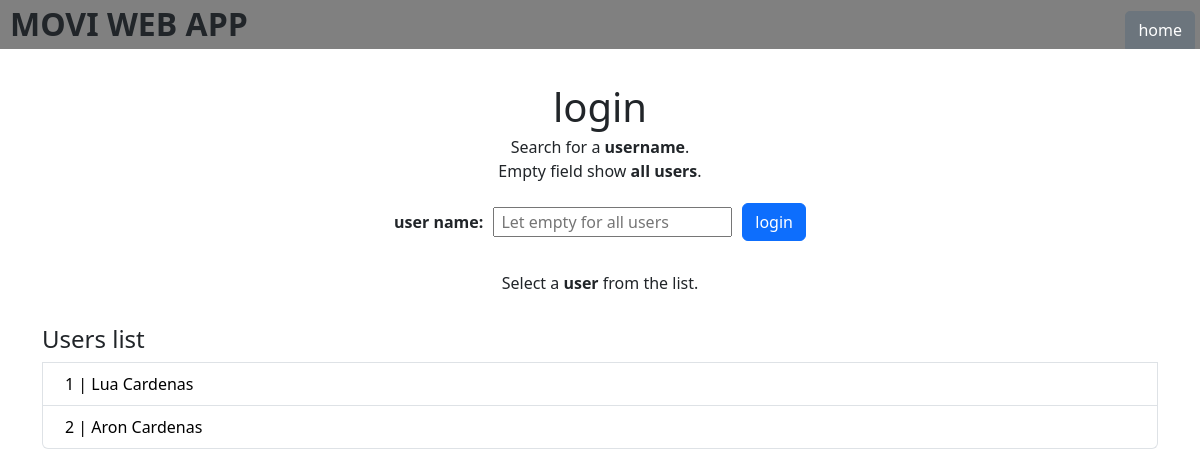
/users, run on an earlier commit of the app's database.
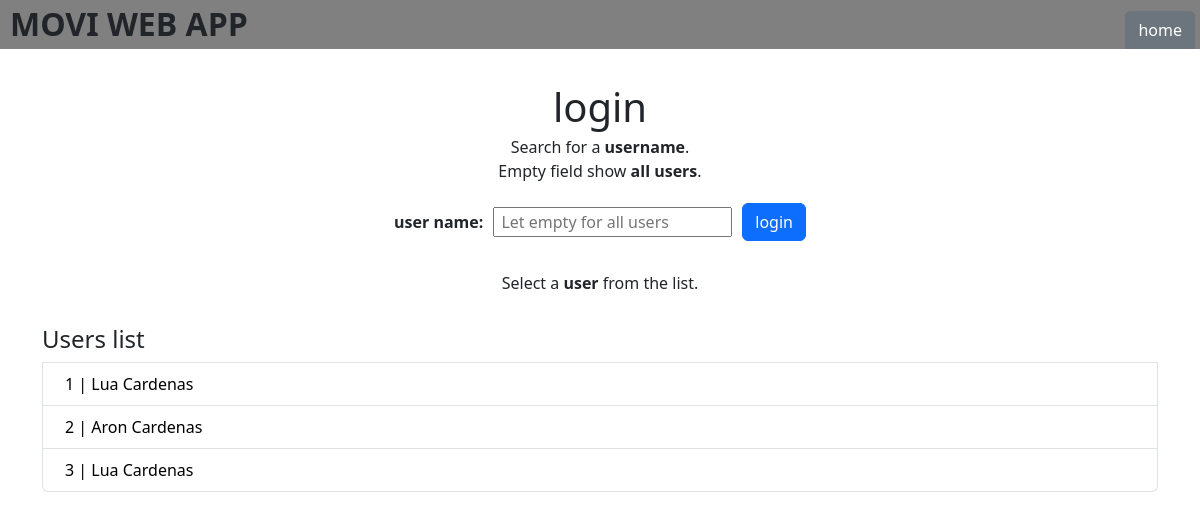
And on a later commit of the database.
### datamanager/data_models.py (models this page shows, shortened)
class User(db.Model):
    id: Mapped[int] = mapped_column(primary_key=True, autoincrement=True)
    name: Mapped[str] = mapped_column(nullable=False)
    reviews: Mapped[list["Review"]] = relationship(back_populates="user")
    movies: Mapped[list["Movie"]] = relationship(secondary=user_movie_association, back_populates="users")

### app.py (the view)
@app.route('/users', methods=['GET', 'POST'])
def list_users():
    with app.app_context():
        if request.method == 'POST':
            search_name = request.form.get('search_name')
            if search_name:
                users = User.query.filter(User.name.like(f"%{search_name}%")).all()
            else:
                users = User.query.all()
            return render_template('users.html', users=users)
    users = User.query.all()
    return render_template('users.html', users=users)

### templates/users.html (shortened to what this page needs)
{% extends "layout.html" %}
{% block content %}
<div class="users">
    <div class="div_form">
      <form action="" method="post">
          <h1>login</h1>
          <p>Search for a <b>username</b>.<br>
              Empty field show <b>all users</b>.
          </p>
          <div class="_input">
              <label for="search_name"><b>user name:</b></label>
              <input type="text" id="search_name" name="search_name" placeholder=" Let empty for all users">
              <button type="submit" class="btn btn-primary" >login</button>
          </div>
          <p>Select a <b>user</b> from the list.</p>
      </form>
    </div>
    <div class="list-group">
      <h4>Users list</h4>
      {% for user in users %}
        <a href="/users/{{ user.id }}" class="list-group-item list-group-item-action">
            <button name="user_id" value="{{ user.id }}">{{ user.id }} | {{ user.name }}</button>
        </a>
      {% endfor %}
    </div>
</div>
{% endblock %}

### templates/layout.html (shortened to what this page needs)
<!DOCTYPE html>
<html lang="en">
<head>
    <link href="https://cdn.jsdelivr.net/npm/bootstrap@5.3.3/dist/css/bootstrap.min.css" rel="stylesheet">
    <link rel="stylesheet" href="{{ url_for('static', filename='style.css') }}">
</head>
<body>
    <div class="bar_menu" style="background-color: gray">
        <div class="row">
            <div class="col-7">
                <h2><b>MOVI WEB APP</b></h2>
            </div>
            <div class="col-5" style="display: flex; justify-content: end; align-items: end;">
                <a href="/"><button type="button" class="btn btn-secondary">home</button></a>
            </div>
        </div>
    </div>
    <div class="container">
        {% block content %}{% endblock %}
    </div>
</body>
</html>

### static/style.css (style rules this page uses)
* { box-sizing: border-box; }
body, html { margin: 0px; padding: 0px; overflow-x: hidden; }
h1, h2 { margin: 0px; line-height: 90%; }
p { margin: 0px; }
.container { padding-top: 30px; padding-bottom: 20px; }
.users div:first-child { text-align: center; margin-bottom: 20px; }
.bar_menu h2 { margin: 10px 0px 10px 10px; }
.bar_menu button { border-radius: 5px 5px 0px 0px; margin-right: 5px; }
.list-group button { background-color: transparent; border: none; }
.div_form { display: flex; align-content: center; justify-content: center; }
.div_form form { display: block; width: auto; padding: 10px 0px; text-align: center; }
.div_form form p { margin-top: 10px; }
.div_form form h1 { text-align: center; }
.div_form form ._input { display: flex; padding: 20px 0px; align-items: center; }
.div_form form ._input input[type="text"] { margin: 0px 10px; }

What changed in the data, as far as the page shows it:
added User: id "3", name "Lua Cardenas"
